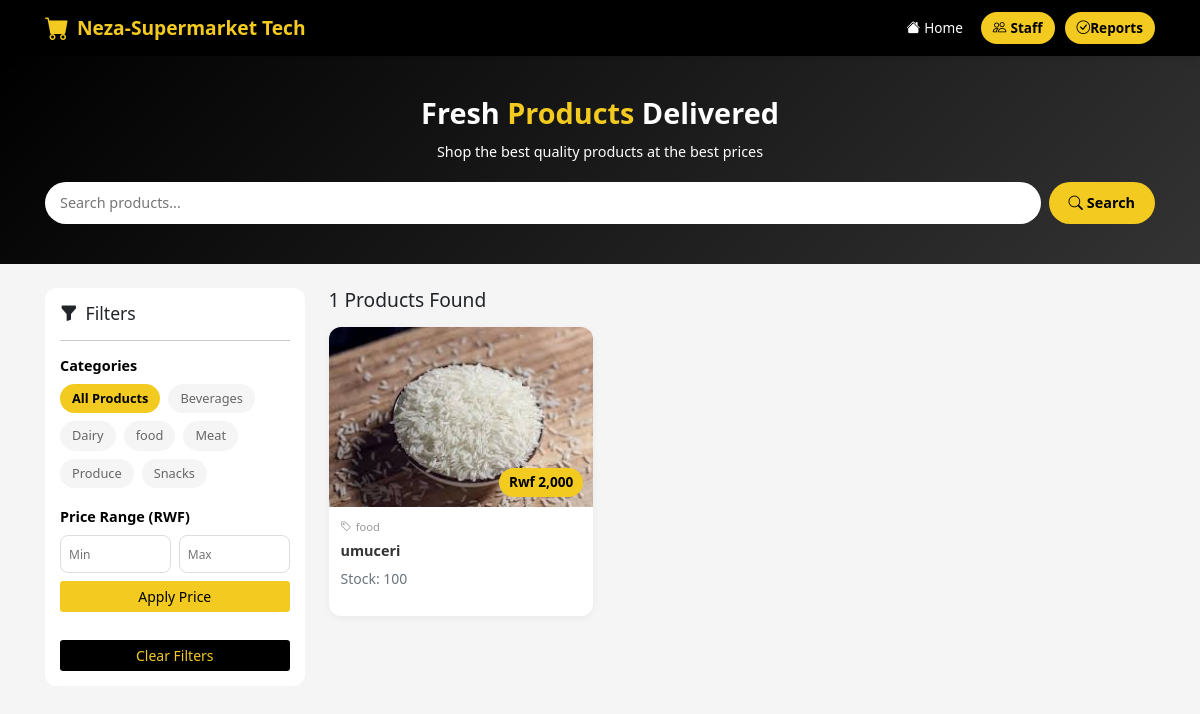
The page / on the database its author committed.
### tables this page shows
CREATE TABLE `categories` (
  `id` int(11) NOT NULL,
  `name` varchar(100) NOT NULL,
  `description` text DEFAULT NULL,
  `status` enum('active','inactive') DEFAULT 'active',
  `created_at` timestamp NOT NULL DEFAULT current_timestamp()
);

CREATE TABLE `products` (
  `id` int(11) NOT NULL,
  `barcode` varchar(50) DEFAULT NULL,
  `name` varchar(200) NOT NULL,
  `description` text DEFAULT NULL,
  `category_id` int(11) DEFAULT NULL,
  `supplier_id` int(11) DEFAULT NULL,
  `price` decimal(10,2) NOT NULL DEFAULT 0.00,
  `cost_price` decimal(10,2) DEFAULT 0.00,
  `stock_quantity` int(11) NOT NULL DEFAULT 0,
  `min_stock_level` int(11) DEFAULT 5,
  `unit` varchar(20) DEFAULT 'piece',
  `image_url` varchar(255) DEFAULT NULL,
  `status` enum('active','inactive') DEFAULT 'active',
  `created_at` timestamp NOT NULL DEFAULT current_timestamp(),
  `updated_at` timestamp NULL DEFAULT NULL ON UPDATE current_timestamp()
);

### index.php (the view, shortened to what this page needs)
<?php
require_once 'config.php';
$category = isset($_GET['category']) ? (int)$_GET['category'] : 0;
$search = isset($_GET['search']) ? trim($_GET['search']) : '';
$min_price = isset($_GET['min_price']) ? (float)$_GET['min_price'] : 0;
$max_price = isset($_GET['max_price']) ? (float)$_GET['max_price'] : 999999;
$query = "SELECT p.*, c.name as category_name FROM products p LEFT JOIN categories c ON p.category_id = c.id WHERE p.status = 'active' AND p.stock_quantity > 0";
$params = [];
$query .= " AND p.price BETWEEN ? AND ?";
$params[] = $min_price;
$params[] = $max_price;
$query .= " ORDER BY p.created_at DESC LIMIT 12";
$stmt = $pdo->prepare($query);
$stmt->execute($params);
$products = $stmt->fetchAll();
$categories = $pdo->query("SELECT id, name FROM categories WHERE status='active' ORDER BY name")->fetchAll();
$is_logged_in = isset($_SESSION['user_id']);
?>
<!DOCTYPE html>
<html lang="en">
<head>
    <link href="https://cdn.jsdelivr.net/npm/bootstrap@5.1.3/dist/css/bootstrap.min.css" rel="stylesheet">
    <link rel="stylesheet" href="https://cdn.jsdelivr.net/npm/bootstrap-icons@1.8.1/font/bootstrap-icons.css">
</head>
<body>
    <div class="top-nav">
        <div class="container">
            <div class="d-flex justify-content-between align-items-center flex-wrap">
                <div class="logo">
                    <i class="bi bi-cart-fill"></i>
                    <h2 class="d-inline-block ms-2">Neza-Supermarket <span>Tech</span></h2>
                </div>
                <div class="nav-links">
                    <a href="index.php"><i class="bi bi-house-fill me-1"></i>Home</a>
                    <?php if ($is_logged_in): ?>
                        <a href="dashboard.php"><i class="bi bi-speedometer2 me-1"></i>Dashboard</a>
                        <a href="pos.php"><i class="bi bi-cart-check me-1"></i>POS</a>
                        <a href="logout.php"><i class="bi bi-box-arrow-right me-1"></i>Logout</a>
                    <?php else: ?>
                        <a href="staff_login.php" class="btn-cart"><i class="bi bi-people me-1"></i>Staff</a>
                        <a href="report/report.html" class="btn-cart"><i class="bi bi-check-circle"></i>Reports</a>
                    <?php endif; ?>
                </div>
            </div>
        </div>
    </div>
    <div class="hero">
        <div class="container">
            <h1>Fresh <span>Products</span> Delivered</h1>
            <p>Shop the best quality products at the best prices</p>
            <form class="search-box" method="GET" action="index.php">
                <input type="text" name="search" placeholder="Search products..." value="<?php echo htmlspecialchars($search); ?>">
                <button type="submit"><i class="bi bi-search"></i> Search</button>
            </form>
        </div>
    </div>
    <div class="container py-4">
        <div class="row">
            <div class="col-md-3">
                <div class="filter-sidebar" id="filterSidebar">
                    <h5><i class="bi bi-funnel-fill me-2"></i>Filters</h5>
                    <hr>
                    <div class="filter-section">
                        <h6>Categories</h6>
                        <ul class="category-list">
                            <li><a href="index.php" class="<?php echo $category == 0 ? 'active' : ''; ?>">All Products</a></li>
                            <?php foreach ($categories as $cat): ?>
                                <li><a href="?category=<?php echo $cat['id']; ?><?php echo !empty($search) ? '&search=' . urlencode($search) : ''; ?><?php echo $min_price > 0 ? '&min_price=' . $min_price : ''; ?><?php echo $max_price < 999999 ? '&max_price=' . $max_price : ''; ?>" class="<?php echo $category == $cat['id'] ? 'active' : ''; ?>"><?php echo htmlspecialchars($cat['name']); ?></a></li>
                            <?php endforeach; ?>
                        </ul>
                    </div>
                    <div class="filter-section">
                        <h6>Price Range (RWF)</h6>
                        <form method="GET" action="index.php" id="priceFilterForm">
                            <div class="price-range">
                                <input type="number" name="min_price" placeholder="Min" value="<?php echo $min_price > 0 ? $min_price : ''; ?>" step="100">
                                <input type="number" name="max_price" placeholder="Max" value="<?php echo $max_price < 999999 ? $max_price : ''; ?>" step="100">
                            </div>
                            <button type="submit" class="btn btn-sm w-100 mt-2" style="background:#f3ca20; color:#000;">Apply Price</button>
                        </form>
                    </div>
                    <a href="index.php" class="btn btn-sm w-100 mt-2" style="background:#000; color:#f3ca20;">Clear Filters</a>
                </div>
            </div>
            <div class="col-md-9">
                <div class="d-flex justify-content-between align-items-center mb-3 flex-wrap gap-2">
                    <h4 class="mb-0" style="font-size: 1.2rem;"><?php echo count($products); ?> Products Found</h4>
                </div>
                <?php if (empty($products)): ?>
                    <div class="text-center py-5 bg-white rounded-3">
                        <i class="bi bi-box-seam" style="font-size: 3rem; color: #ccc;"></i>
                        <h5 class="mt-3">No products found</h5>
                        <p class="small">Try adjusting your filters</p>
                        <a href="index.php" class="btn btn-sm" style="background:#000; color:#f3ca20;">Clear Filters</a>
                    </div>
                <?php else: ?>
                    <div class="row g-3">
                        <?php foreach ($products as $product): ?>
                            <div class="col-6 col-md-6 col-lg-4">
                                <div class="product-card">
                                    <div class="product-image" style="background-image: url('<?php echo $product['image_url'] ?: 'https://via.placeholder.com/300x200/f5f5f5/999?text=No+Image'; ?>')">
                                        <div class="product-price">Rwf <?php echo number_format($product['price'], 0); ?></div>
                                    </div>
                                    <div class="product-body">
                                        <div class="product-category"><i class="bi bi-tag me-1"></i><?php echo $product['category_name'] ?? 'Uncategorized'; ?></div>
                                        <div class="product-title">
                                            <a href="product_detail.php?id=<?php echo $product['id']; ?>"><?php echo htmlspecialchars(substr($product['name'], 0, 35)); ?></a>
                                        </div>
                                        <div class="d-flex justify-content-between align-items-center mt-2">
                                            <small class="text-muted">Stock: <?php echo $product['stock_quantity']; ?></small>
                                        </div>
                                    </div>
                                </div>
                            </div>
                        <?php endforeach; ?>
                    </div>
                <?php endif; ?>
            </div>
        </div>
    </div>
</body>
</html>

### index.php (style rules this page uses)
* { margin: 0; padding: 0; box-sizing: border-box; }
body { background: #f5f5f5; font-family: 'Segoe UI', sans-serif; }
.top-nav { background: #000000; padding: 10px 0; position: sticky; top: 0; z-index: 1000; box-shadow: 0 2px 10px rgba(0, 0, 0, 0.1); }
.logo { display: flex; align-items: center; }
.logo h2 { color: #f3ca20; font-weight: 700; margin: 0; font-size: 1.2rem; }
.logo i { color: #f3ca20; font-size: 1.5rem; }
.nav-links { display: flex; gap: 10px; align-items: center; }
.nav-links a { color: white; text-decoration: none; transition: all 0.3s; font-size: 0.85rem; padding: 5px 8px; white-space: nowrap; }
.btn-cart { background: #f3ca20; color: #000000 !important; border-radius: 50px; padding: 6px 12px !important; font-weight: 600; }
.hero { background: linear-gradient(135deg, #000000 0%, #333333 100%); color: white; padding: 40px 20px; text-align: center; }
.hero h1 { font-size: 1.8rem; font-weight: 800; margin-bottom: 10px; }
.hero h1 span { color: #f3ca20; }
.hero p { font-size: 0.9rem; margin-bottom: 20px; }
.search-box { max-width: 100%; margin: 20px auto 0; display: flex; gap: 8px; flex-wrap: wrap; }
.search-box input { flex: 1; padding: 10px 15px; border: none; border-radius: 50px; font-size: 0.9rem; min-width: 150px; }
.search-box button { background: #f3ca20; color: #000; border: none; padding: 10px 20px; border-radius: 50px; font-weight: 600; font-size: 0.9rem; white-space: nowrap; }
.product-card { background: white; border-radius: 12px; overflow: hidden; transition: all 0.3s; margin-bottom: 15px; box-shadow: 0 2px 8px rgba(0, 0, 0, 0.05); height: 100%; }
.product-image { height: 180px; background-size: cover; background-position: center; position: relative; background-color: #f5f5f5; }
.product-price { position: absolute; bottom: 10px; right: 10px; background: #f3ca20; color: #000; padding: 4px 10px; border-radius: 50px; font-weight: 700; font-size: 0.85rem; }
.product-body { padding: 12px; }
.product-title { font-size: 0.9rem; font-weight: 700; margin-bottom: 6px; line-height: 1.3; }
.product-title a { color: #333; text-decoration: none; }
.product-category { font-size: 0.7rem; color: #999; margin-bottom: 6px; }
.filter-sidebar { background: white; border-radius: 12px; padding: 15px; margin-bottom: 20px; position: sticky; top: 70px; }
.filter-sidebar h5 { font-size: 1.1rem; margin-bottom: 15px; }
.filter-section { margin-bottom: 20px; }
.filter-section h6 { font-weight: 700; margin-bottom: 10px; font-size: 0.9rem; color: #000; }
.price-range { display: flex; gap: 8px; flex-wrap: wrap; }
.price-range input { flex: 1; padding: 8px; border: 1px solid #ddd; border-radius: 8px; font-size: 0.85rem; min-width: 80px; }
.price-range input::placeholder { font-size: 0.75rem; }
.category-list { list-style: none; padding: 0; margin: 0; display: flex; flex-wrap: wrap; gap: 8px; }
.category-list li { margin: 0; }
.category-list a { color: #666; text-decoration: none; display: inline-block; padding: 5px 12px; background: #f5f5f5; border-radius: 20px; font-size: 0.8rem; transition: all 0.3s; white-space: nowrap; }
.category-list a:hover, .category-list a.active { color: #000; background: #f3ca20; font-weight: 600; }
.container { padding-left: 15px; padding-right: 15px; }

### rows shown on the page
categories: name "Beverages"
categories: name "Dairy"
categories: name "food"
categories: name "Meat"
categories: name "Produce"
categories: name "Snacks"
products: image_url (picture), price "2,000", category.name "food", name "umuceri", stock_quantity "100"

### other values the page prints
count($products) "1"
